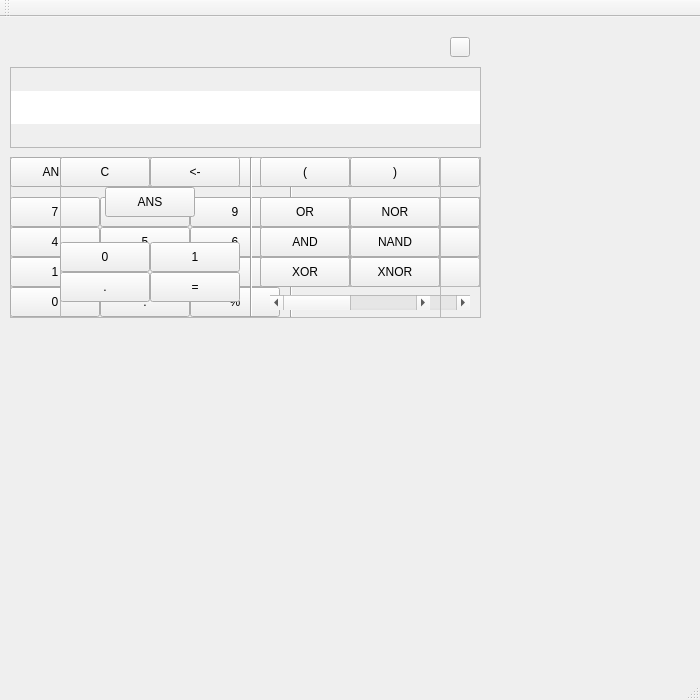
<?xml version="1.0" encoding="UTF-8"?>
<ui version="4.0">
 <class>MainWindow</class>
 <widget class="QMainWindow" name="MainWindow">
  <property name="geometry">
   <rect>
    <x>0</x>
    <y>0</y>
    <width>700</width>
    <height>700</height>
   </rect>
  </property>
  <property name="windowTitle">
   <string>Calculator</string>
  </property>
  <widget class="QWidget" name="centralWidget">
   <widget class="QToolButton" name="buttonSettings">
    <property name="geometry">
     <rect>
      <x>450</x>
      <y>20</y>
      <width>20</width>
      <height>20</height>
     </rect>
    </property>
    <property name="styleSheet">
     <string notr="true">text-align: center;</string>
    </property>
    <property name="text">
     <string/>
    </property>
    <property name="icon">
     <iconset resource="resource.qrc">
      <normaloff>:/project/Images/d.png</normaloff>:/project/Images/d.png</iconset>
    </property>
    <property name="iconSize">
     <size>
      <width>14</width>
      <height>14</height>
     </size>
    </property>
   </widget>
   <widget class="QTextBrowser" name="textBrowser">
    <property name="geometry">
     <rect>
      <x>10</x>
      <y>50</y>
      <width>471</width>
      <height>81</height>
     </rect>
    </property>
    <property name="focusPolicy">
     <enum>Qt::StrongFocus</enum>
    </property>
    <property name="layoutDirection">
     <enum>Qt::LeftToRight</enum>
    </property>
    <property name="styleSheet">
     <string notr="true">font: 14pt &quot;Verdana&quot;;
padding-top: 23px;
padding-bottom: 23px;</string>
    </property>
    <property name="verticalScrollBarPolicy">
     <enum>Qt::ScrollBarAlwaysOff</enum>
    </property>
    <property name="sizeAdjustPolicy">
     <enum>QAbstractScrollArea::AdjustIgnored</enum>
    </property>
    <property name="lineWrapMode">
     <enum>QTextEdit::NoWrap</enum>
    </property>
   </widget>
   <widget class="QFrame" name="mainWindow">
    <property name="geometry">
     <rect>
      <x>10</x>
      <y>140</y>
      <width>471</width>
      <height>161</height>
     </rect>
    </property>
    <property name="frameShape">
     <enum>QFrame::StyledPanel</enum>
    </property>
    <property name="frameShadow">
     <enum>QFrame::Raised</enum>
    </property>
    <widget class="QPushButton" name="buttonEnter">
     <property name="geometry">
      <rect>
       <x>380</x>
       <y>100</y>
       <width>90</width>
       <height>30</height>
      </rect>
     </property>
     <property name="text">
      <string>=</string>
     </property>
    </widget>
    <widget class="QPushButton" name="buttonOne">
     <property name="geometry">
      <rect>
       <x>0</x>
       <y>100</y>
       <width>90</width>
       <height>30</height>
      </rect>
     </property>
     <property name="text">
      <string>1</string>
     </property>
    </widget>
    <widget class="QPushButton" name="buttonThree">
     <property name="geometry">
      <rect>
       <x>180</x>
       <y>100</y>
       <width>90</width>
       <height>30</height>
      </rect>
     </property>
     <property name="text">
      <string>3</string>
     </property>
    </widget>
    <widget class="QScrollBar" name="horizontalScrollBar">
     <property name="geometry">
      <rect>
       <x>300</x>
       <y>138</y>
       <width>160</width>
       <height>15</height>
      </rect>
     </property>
     <property name="maximum">
      <number>1</number>
     </property>
     <property name="pageStep">
      <number>1</number>
     </property>
     <property name="value">
      <number>0</number>
     </property>
     <property name="sliderPosition">
      <number>0</number>
     </property>
     <property name="orientation">
      <enum>Qt::Horizontal</enum>
     </property>
     <property name="invertedAppearance">
      <bool>false</bool>
     </property>
    </widget>
    <widget class="QPushButton" name="buttonFive">
     <property name="geometry">
      <rect>
       <x>90</x>
       <y>70</y>
       <width>90</width>
       <height>30</height>
      </rect>
     </property>
     <property name="text">
      <string>5</string>
     </property>
    </widget>
    <widget class="Line" name="line">
     <property name="geometry">
      <rect>
       <x>280</x>
       <y>0</y>
       <width>3</width>
       <height>160</height>
      </rect>
     </property>
     <property name="orientation">
      <enum>Qt::Vertical</enum>
     </property>
    </widget>
    <widget class="QPushButton" name="buttonLeftBar">
     <property name="geometry">
      <rect>
       <x>290</x>
       <y>0</y>
       <width>90</width>
       <height>30</height>
      </rect>
     </property>
     <property name="text">
      <string>(</string>
     </property>
    </widget>
    <widget class="QPushButton" name="buttonDot">
     <property name="geometry">
      <rect>
       <x>90</x>
       <y>130</y>
       <width>90</width>
       <height>30</height>
      </rect>
     </property>
     <property name="text">
      <string>.</string>
     </property>
    </widget>
    <widget class="QPushButton" name="buttonTwo">
     <property name="geometry">
      <rect>
       <x>90</x>
       <y>100</y>
       <width>90</width>
       <height>30</height>
      </rect>
     </property>
     <property name="text">
      <string>2</string>
     </property>
    </widget>
    <widget class="QPushButton" name="buttonUndo">
     <property name="geometry">
      <rect>
       <x>180</x>
       <y>0</y>
       <width>90</width>
       <height>30</height>
      </rect>
     </property>
     <property name="text">
      <string>&lt;-</string>
     </property>
    </widget>
    <widget class="QPushButton" name="buttonPercentage">
     <property name="geometry">
      <rect>
       <x>180</x>
       <y>130</y>
       <width>90</width>
       <height>30</height>
      </rect>
     </property>
     <property name="text">
      <string>%</string>
     </property>
    </widget>
    <widget class="QPushButton" name="buttonANS">
     <property name="geometry">
      <rect>
       <x>0</x>
       <y>0</y>
       <width>90</width>
       <height>30</height>
      </rect>
     </property>
     <property name="text">
      <string>ANS</string>
     </property>
    </widget>
    <widget class="QPushButton" name="buttonFour">
     <property name="geometry">
      <rect>
       <x>0</x>
       <y>70</y>
       <width>90</width>
       <height>30</height>
      </rect>
     </property>
     <property name="text">
      <string>4</string>
     </property>
    </widget>
    <widget class="QPushButton" name="buttonReset">
     <property name="geometry">
      <rect>
       <x>90</x>
       <y>0</y>
       <width>90</width>
       <height>30</height>
      </rect>
     </property>
     <property name="text">
      <string>C</string>
     </property>
    </widget>
    <widget class="QFrame" name="frameMain">
     <property name="geometry">
      <rect>
       <x>290</x>
       <y>40</y>
       <width>180</width>
       <height>90</height>
      </rect>
     </property>
     <property name="frameShape">
      <enum>QFrame::StyledPanel</enum>
     </property>
     <property name="frameShadow">
      <enum>QFrame::Raised</enum>
     </property>
     <widget class="QPushButton" name="buttonDivision">
      <property name="geometry">
       <rect>
        <x>0</x>
        <y>0</y>
        <width>90</width>
        <height>30</height>
       </rect>
      </property>
      <property name="text">
       <string>/</string>
      </property>
     </widget>
     <widget class="QPushButton" name="buttonMultiply">
      <property name="geometry">
       <rect>
        <x>0</x>
        <y>30</y>
        <width>90</width>
        <height>30</height>
       </rect>
      </property>
      <property name="text">
       <string>*</string>
      </property>
     </widget>
     <widget class="QPushButton" name="buttonNEVIM">
      <property name="geometry">
       <rect>
        <x>0</x>
        <y>60</y>
        <width>90</width>
        <height>30</height>
       </rect>
      </property>
      <property name="text">
       <string>?</string>
      </property>
     </widget>
     <widget class="QPushButton" name="buttonMinus">
      <property name="geometry">
       <rect>
        <x>90</x>
        <y>0</y>
        <width>90</width>
        <height>30</height>
       </rect>
      </property>
      <property name="text">
       <string>-</string>
      </property>
     </widget>
     <widget class="QPushButton" name="buttonPlus">
      <property name="geometry">
       <rect>
        <x>90</x>
        <y>30</y>
        <width>90</width>
        <height>30</height>
       </rect>
      </property>
      <property name="text">
       <string>+</string>
      </property>
     </widget>
    </widget>
    <widget class="QPushButton" name="buttonZero">
     <property name="geometry">
      <rect>
       <x>0</x>
       <y>130</y>
       <width>90</width>
       <height>30</height>
      </rect>
     </property>
     <property name="text">
      <string>0</string>
     </property>
    </widget>
    <widget class="QPushButton" name="buttonEight">
     <property name="geometry">
      <rect>
       <x>90</x>
       <y>40</y>
       <width>90</width>
       <height>30</height>
      </rect>
     </property>
     <property name="text">
      <string>8</string>
     </property>
    </widget>
    <widget class="QFrame" name="frameSecond">
     <property name="geometry">
      <rect>
       <x>290</x>
       <y>40</y>
       <width>191</width>
       <height>90</height>
      </rect>
     </property>
     <property name="frameShape">
      <enum>QFrame::StyledPanel</enum>
     </property>
     <property name="frameShadow">
      <enum>QFrame::Raised</enum>
     </property>
     <widget class="QPushButton" name="buttonIndex">
      <property name="geometry">
       <rect>
        <x>0</x>
        <y>0</y>
        <width>90</width>
        <height>30</height>
       </rect>
      </property>
      <property name="text">
       <string>^</string>
      </property>
     </widget>
     <widget class="QPushButton" name="buttonPI">
      <property name="geometry">
       <rect>
        <x>0</x>
        <y>30</y>
        <width>90</width>
        <height>30</height>
       </rect>
      </property>
      <property name="text">
       <string>π</string>
      </property>
     </widget>
     <widget class="QPushButton" name="buttonRound">
      <property name="geometry">
       <rect>
        <x>0</x>
        <y>60</y>
        <width>90</width>
        <height>30</height>
       </rect>
      </property>
      <property name="text">
       <string>RND</string>
      </property>
     </widget>
     <widget class="QPushButton" name="buttonFactorial">
      <property name="geometry">
       <rect>
        <x>90</x>
        <y>30</y>
        <width>90</width>
        <height>30</height>
       </rect>
      </property>
      <property name="text">
       <string>!</string>
      </property>
     </widget>
     <widget class="QPushButton" name="buttonSquare">
      <property name="geometry">
       <rect>
        <x>90</x>
        <y>0</y>
        <width>90</width>
        <height>30</height>
       </rect>
      </property>
      <property name="text">
       <string>√</string>
      </property>
     </widget>
    </widget>
    <widget class="QPushButton" name="buttonSeven">
     <property name="geometry">
      <rect>
       <x>0</x>
       <y>40</y>
       <width>90</width>
       <height>30</height>
      </rect>
     </property>
     <property name="text">
      <string>7</string>
     </property>
    </widget>
    <widget class="QPushButton" name="buttonNine">
     <property name="geometry">
      <rect>
       <x>180</x>
       <y>40</y>
       <width>90</width>
       <height>30</height>
      </rect>
     </property>
     <property name="text">
      <string>9</string>
     </property>
    </widget>
    <widget class="QPushButton" name="buttonRightBar">
     <property name="geometry">
      <rect>
       <x>380</x>
       <y>0</y>
       <width>90</width>
       <height>30</height>
      </rect>
     </property>
     <property name="text">
      <string>)</string>
     </property>
    </widget>
    <widget class="QPushButton" name="buttonSix">
     <property name="geometry">
      <rect>
       <x>180</x>
       <y>70</y>
       <width>90</width>
       <height>30</height>
      </rect>
     </property>
     <property name="text">
      <string>6</string>
     </property>
    </widget>
   </widget>
   <widget class="QFrame" name="binaryWindow">
    <property name="geometry">
     <rect>
      <x>60</x>
      <y>140</y>
      <width>381</width>
      <height>161</height>
     </rect>
    </property>
    <property name="frameShape">
     <enum>QFrame::StyledPanel</enum>
    </property>
    <property name="frameShadow">
     <enum>QFrame::Raised</enum>
    </property>
    <widget class="QPushButton" name="buttonEnter_2">
     <property name="geometry">
      <rect>
       <x>90</x>
       <y>115</y>
       <width>90</width>
       <height>30</height>
      </rect>
     </property>
     <property name="text">
      <string>=</string>
     </property>
    </widget>
    <widget class="QPushButton" name="buttonOne_2">
     <property name="geometry">
      <rect>
       <x>90</x>
       <y>85</y>
       <width>90</width>
       <height>30</height>
      </rect>
     </property>
     <property name="text">
      <string>1</string>
     </property>
    </widget>
    <widget class="QScrollBar" name="horizontalScrollBar_2">
     <property name="geometry">
      <rect>
       <x>210</x>
       <y>138</y>
       <width>160</width>
       <height>15</height>
      </rect>
     </property>
     <property name="maximum">
      <number>1</number>
     </property>
     <property name="pageStep">
      <number>1</number>
     </property>
     <property name="value">
      <number>0</number>
     </property>
     <property name="sliderPosition">
      <number>0</number>
     </property>
     <property name="orientation">
      <enum>Qt::Horizontal</enum>
     </property>
     <property name="invertedAppearance">
      <bool>false</bool>
     </property>
    </widget>
    <widget class="Line" name="line_2">
     <property name="geometry">
      <rect>
       <x>190</x>
       <y>0</y>
       <width>3</width>
       <height>160</height>
      </rect>
     </property>
     <property name="orientation">
      <enum>Qt::Vertical</enum>
     </property>
    </widget>
    <widget class="QPushButton" name="buttonLeftBar_2">
     <property name="geometry">
      <rect>
       <x>200</x>
       <y>0</y>
       <width>90</width>
       <height>30</height>
      </rect>
     </property>
     <property name="text">
      <string>(</string>
     </property>
    </widget>
    <widget class="QPushButton" name="buttonDot_2">
     <property name="geometry">
      <rect>
       <x>0</x>
       <y>115</y>
       <width>90</width>
       <height>30</height>
      </rect>
     </property>
     <property name="text">
      <string>.</string>
     </property>
    </widget>
    <widget class="QPushButton" name="buttonUndo_2">
     <property name="geometry">
      <rect>
       <x>90</x>
       <y>0</y>
       <width>90</width>
       <height>30</height>
      </rect>
     </property>
     <property name="text">
      <string>&lt;-</string>
     </property>
    </widget>
    <widget class="QPushButton" name="buttonANS_2">
     <property name="geometry">
      <rect>
       <x>45</x>
       <y>30</y>
       <width>90</width>
       <height>30</height>
      </rect>
     </property>
     <property name="text">
      <string>ANS</string>
     </property>
    </widget>
    <widget class="QPushButton" name="buttonReset_2">
     <property name="geometry">
      <rect>
       <x>0</x>
       <y>0</y>
       <width>90</width>
       <height>30</height>
      </rect>
     </property>
     <property name="text">
      <string>C</string>
     </property>
    </widget>
    <widget class="QPushButton" name="buttonZero_2">
     <property name="geometry">
      <rect>
       <x>0</x>
       <y>85</y>
       <width>90</width>
       <height>30</height>
      </rect>
     </property>
     <property name="text">
      <string>0</string>
     </property>
    </widget>
    <widget class="QPushButton" name="buttonRightBar_2">
     <property name="geometry">
      <rect>
       <x>290</x>
       <y>0</y>
       <width>90</width>
       <height>30</height>
      </rect>
     </property>
     <property name="text">
      <string>)</string>
     </property>
    </widget>
    <widget class="QFrame" name="frameMain_2">
     <property name="geometry">
      <rect>
       <x>200</x>
       <y>40</y>
       <width>180</width>
       <height>90</height>
      </rect>
     </property>
     <property name="frameShape">
      <enum>QFrame::StyledPanel</enum>
     </property>
     <property name="frameShadow">
      <enum>QFrame::Raised</enum>
     </property>
     <widget class="QPushButton" name="buttonDivision_2">
      <property name="geometry">
       <rect>
        <x>0</x>
        <y>0</y>
        <width>90</width>
        <height>30</height>
       </rect>
      </property>
      <property name="text">
       <string>/</string>
      </property>
     </widget>
     <widget class="QPushButton" name="buttonMultiply_2">
      <property name="geometry">
       <rect>
        <x>0</x>
        <y>30</y>
        <width>90</width>
        <height>30</height>
       </rect>
      </property>
      <property name="text">
       <string>*</string>
      </property>
     </widget>
     <widget class="QPushButton" name="buttonNOT_2">
      <property name="geometry">
       <rect>
        <x>0</x>
        <y>60</y>
        <width>90</width>
        <height>30</height>
       </rect>
      </property>
      <property name="text">
       <string>NOT</string>
      </property>
     </widget>
     <widget class="QPushButton" name="buttonMinus_2">
      <property name="geometry">
       <rect>
        <x>90</x>
        <y>0</y>
        <width>90</width>
        <height>30</height>
       </rect>
      </property>
      <property name="text">
       <string>-</string>
      </property>
     </widget>
     <widget class="QPushButton" name="buttonPlus_2">
      <property name="geometry">
       <rect>
        <x>90</x>
        <y>30</y>
        <width>90</width>
        <height>30</height>
       </rect>
      </property>
      <property name="text">
       <string>+</string>
      </property>
     </widget>
     <widget class="QPushButton" name="buttonRound_2">
      <property name="geometry">
       <rect>
        <x>90</x>
        <y>60</y>
        <width>90</width>
        <height>30</height>
       </rect>
      </property>
      <property name="text">
       <string>RND</string>
      </property>
     </widget>
    </widget>
    <widget class="QFrame" name="frameSecond_2">
     <property name="geometry">
      <rect>
       <x>200</x>
       <y>40</y>
       <width>181</width>
       <height>90</height>
      </rect>
     </property>
     <property name="frameShape">
      <enum>QFrame::StyledPanel</enum>
     </property>
     <property name="frameShadow">
      <enum>QFrame::Raised</enum>
     </property>
     <widget class="QPushButton" name="buttonOR_2">
      <property name="geometry">
       <rect>
        <x>0</x>
        <y>0</y>
        <width>90</width>
        <height>30</height>
       </rect>
      </property>
      <property name="text">
       <string>OR</string>
      </property>
     </widget>
     <widget class="QPushButton" name="buttonAND_2">
      <property name="geometry">
       <rect>
        <x>0</x>
        <y>30</y>
        <width>90</width>
        <height>30</height>
       </rect>
      </property>
      <property name="text">
       <string>AND</string>
      </property>
     </widget>
     <widget class="QPushButton" name="buttonNAND_2">
      <property name="geometry">
       <rect>
        <x>90</x>
        <y>30</y>
        <width>90</width>
        <height>30</height>
       </rect>
      </property>
      <property name="text">
       <string>NAND</string>
      </property>
     </widget>
     <widget class="QPushButton" name="buttonNOR_2">
      <property name="geometry">
       <rect>
        <x>90</x>
        <y>0</y>
        <width>90</width>
        <height>30</height>
       </rect>
      </property>
      <property name="text">
       <string>NOR</string>
      </property>
     </widget>
     <widget class="QPushButton" name="buttonXNOR_2">
      <property name="geometry">
       <rect>
        <x>90</x>
        <y>60</y>
        <width>90</width>
        <height>30</height>
       </rect>
      </property>
      <property name="text">
       <string>XNOR</string>
      </property>
     </widget>
     <widget class="QPushButton" name="buttonXOR_2">
      <property name="geometry">
       <rect>
        <x>0</x>
        <y>60</y>
        <width>90</width>
        <height>30</height>
       </rect>
      </property>
      <property name="text">
       <string>XOR</string>
      </property>
     </widget>
    </widget>
   </widget>
  </widget>
  <widget class="QMenuBar" name="menuBar">
   <property name="geometry">
    <rect>
     <x>0</x>
     <y>0</y>
     <width>700</width>
     <height>21</height>
    </rect>
   </property>
  </widget>
  <widget class="QToolBar" name="mainToolBar">
   <attribute name="toolBarArea">
    <enum>TopToolBarArea</enum>
   </attribute>
   <attribute name="toolBarBreak">
    <bool>false</bool>
   </attribute>
  </widget>
  <widget class="QStatusBar" name="statusBar"/>
 </widget>
 <layoutdefault spacing="6" margin="11"/>
 <resources>
  <include location="resource.qrc"/>
 </resources>
 <connections/>
</ui>
